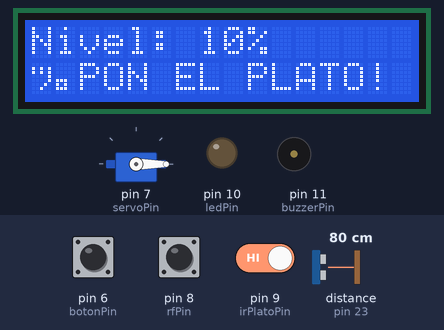
The program below on a simulated Arduino Mega 2560, built with avr-gcc and run on an emulated ATmega2560. On the bench: servo, 16×2 character LCD, output pins drawn as LEDs (lit = HIGH), buzzer (waves = sounding, pin HIGH). Wiring (inferred from the names in the program): ultrasonic range finder: trigger pin 22; echo pin 23. The test bench sets the inputs (shaded band); at power-on: pin 9 (irPlatoPin) HIGH, distance to the obstacle (sensor on pin 23) 80 cm, pin 6 (botonPin) HIGH, pin 8 (rfPin) HIGH. The echo pulse lasts 58.3 µs per cm; pins used as bus, display or sensor lines are not drawn.

Above: at 2.4 s.
2.5 s: pin 9 (irPlatoPin) driven LOW
At 4.6 s:
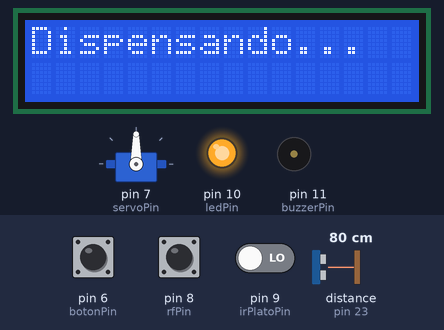
6.5 s: distance to the obstacle (sensor on pin 23) set to 2 cm
At 8.2 s:
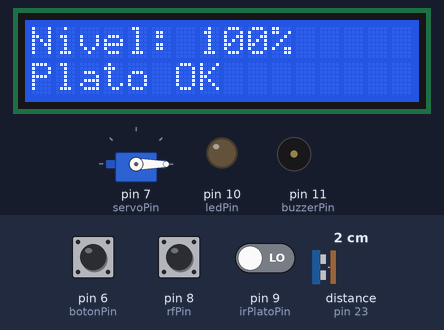
8.5 s: distance to the obstacle (sensor on pin 23) set to 18 cm
At 9.8 s:
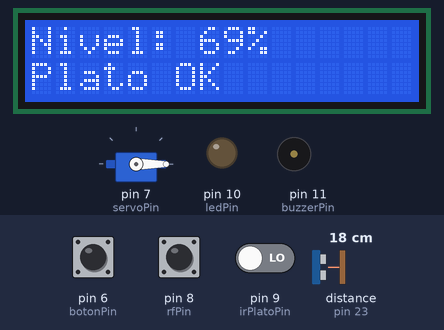
10.5 s: pin 9 (irPlatoPin) driven HIGH
At 11.4 s:
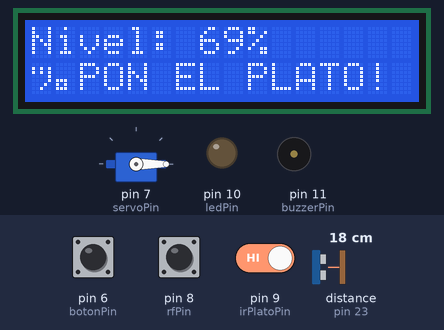
15.6 s: pin 6 (botonPin) pulled LOW for 0.15 s
At 16.5 s:
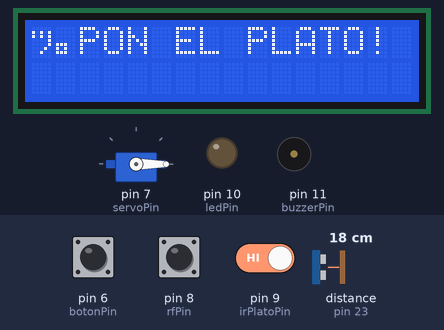
18.7 s: pin 6 (botonPin) pulled LOW for 3.2 s
At 19.2 s:
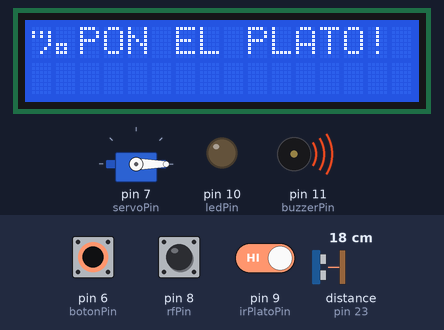
Timing chart, 0 to 21.7 s (numbered marks = the images above; inputs shaded):
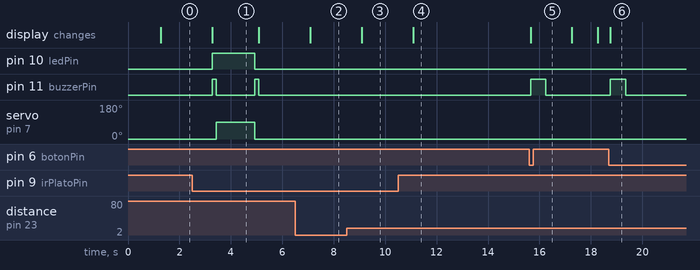

Measured:
- after the input at 2.5 s, pin 10 (ledPin): LOW → HIGH after 0.78 s, → LOW 1.7 s later; servo on pin 7 (servoPin): 0° → 90° after 0.93 s, → 0° 1.5 s later; the display: changes after 0.78 s (image 1)
- after the input at 6.5 s, the display: changes after 0.59 s (image 2)
- after the input at 8.5 s, the display: changes after 0.59 s (image 3)
- after the input at 10.5 s, the display: changes after 0.59 s (image 4)
- after the input at 15.6 s, pin 11 (buzzerPin): LOW → HIGH after 0.05 s, → LOW 0.60 s later; the display: changes after 0.05 s (image 5)
- after the input at 18.7 s, pin 11 (buzzerPin): LOW → HIGH after 0.05 s, → LOW 0.60 s later; the display: changes after 0.05 s (image 6)
- by itself, pin 11 (buzzerPin): alternates HIGH for 0.15 s and LOW for 1.5 s

The program:

main.cpp
```cpp
#include <LiquidCrystal.h>
#include <Servo.h>
#include <Arduino.h>
// ===== PANTALLA LCD (Pines 2, 3, 4, 5) =====
// RS=20, E=21, D4=5, D5=4, D6=3, D7=2
LiquidCrystal lcd(20, 21, 5, 4, 3, 2);

Servo miServo;

// ===== SENSORES Y ACTUADORES =====
const byte trigPin  = 22;
const byte echoPin  = 23;
const byte servoPin = 7;  // Servo en el pin 7

// ===== BOTONES =====
const byte botonPin   = 6;  // Botón Manual
const byte rfPin      = 8;  // Botón Simulador RF
const byte irPlatoPin = 9;  // Sensor de Plato

// ===== LED Y BUZZER =====
const byte ledPin    = 10;
const byte buzzerPin = 11;

// ===== CALIBRACIÓN =====
const int PLATO_LLENO = 16;
const int PLATO_VACIO = 21;

// ===== VARIABLES =====
unsigned long ultimaMedicion = 0;
const unsigned long intervaloMedicion = 1000;
long duracion = 0;
float distancia = -1;
int porcentajeComida = 0;
bool dispensacionAutomaticaPendiente = false;
bool esperandoQueSeLlene = false;
int contadorDepositoVacio = 0;

float medirDistancia() {
  digitalWrite(trigPin, LOW);
  delayMicroseconds(2);
  digitalWrite(trigPin, HIGH);
  delayMicroseconds(15);
  digitalWrite(trigPin, LOW);
  duracion = pulseIn(echoPin, HIGH, 50000UL);
  if (duracion == 0) return -1;
  return duracion * 0.0343 / 2.0;
}

int calcularPorcentaje(float d) {
  if (d < 0) return porcentajeComida;
  if (d <= PLATO_LLENO) return 100;
  if (d >= PLATO_VACIO) return 10;
  int porcentaje = 100 - ((d - PLATO_LLENO) * 90 / (PLATO_VACIO - PLATO_LLENO));
  return constrain(porcentaje, 10, 100);
}

void mostrarEnLCD(int porcentaje, bool platoPresente) {
  lcd.setCursor(0, 0);
  lcd.print("Nivel: ");
  lcd.print(porcentaje);
  lcd.print("%      ");
  lcd.setCursor(0, 1);
  if (platoPresente) lcd.print("Plato OK        ");
  else lcd.print("¡PON EL PLATO!  ");
}

void avisoBuzzer(unsigned long duracionMs) {
  digitalWrite(buzzerPin, HIGH);
  delay(duracionMs);
  digitalWrite(buzzerPin, LOW);
}

void dispensarComida(bool platoPresente) {
  if (!platoPresente) {
    lcd.clear(); lcd.print("¡PON EL PLATO!"); avisoBuzzer(600); delay(1000); return;
  }
  lcd.clear(); lcd.print("Dispensando...");
  digitalWrite(ledPin, HIGH); avisoBuzzer(150);
  miServo.write(90); delay(1500); miServo.write(0);
  digitalWrite(ledPin, LOW); avisoBuzzer(150);
  esperandoQueSeLlene = true; dispensacionAutomaticaPendiente = false; contadorDepositoVacio = 0;
  ultimaMedicion = millis() - intervaloMedicion;
}

void setup() {
  pinMode(trigPin, OUTPUT); pinMode(echoPin, INPUT);
  pinMode(irPlatoPin, INPUT_PULLUP);
  pinMode(botonPin, INPUT_PULLUP);
  pinMode(rfPin, INPUT_PULLUP);
  pinMode(ledPin, OUTPUT);
  pinMode(buzzerPin, OUTPUT);

  miServo.attach(servoPin);
  miServo.write(0);

  lcd.begin(16, 2);
  lcd.print("Iniciando...");
  delay(1200);
  lcd.clear();
}

void loop() {
  bool platoPresente = (digitalRead(irPlatoPin) == LOW);

  if (millis() - ultimaMedicion >= intervaloMedicion) {
    ultimaMedicion = millis();
    distancia = medirDistancia();
    if (distancia >= 0) {
      porcentajeComida = calcularPorcentaje(distancia);
      if (distancia >= PLATO_VACIO) {
        contadorDepositoVacio++;
        if (contadorDepositoVacio >= 3 && !esperandoQueSeLlene) dispensacionAutomaticaPendiente = true;
      } else { contadorDepositoVacio = 0; }
      if (distancia <= PLATO_LLENO) esperandoQueSeLlene = false;
    }
    mostrarEnLCD(porcentajeComida, platoPresente);
  }

  if (digitalRead(botonPin) == LOW) {
    delay(50);
    if (digitalRead(botonPin) == LOW) {
      dispensarComida(platoPresente);
      while (digitalRead(botonPin) == LOW) delay(10);
    }
  }

  if (digitalRead(rfPin) == LOW) {
    delay(50);
    if (digitalRead(rfPin) == LOW) {
      dispensarComida(platoPresente);
      while (digitalRead(rfPin) == LOW) delay(10);
    }
  }

  if (dispensacionAutomaticaPendiente) dispensarComida(platoPresente);
}
```
